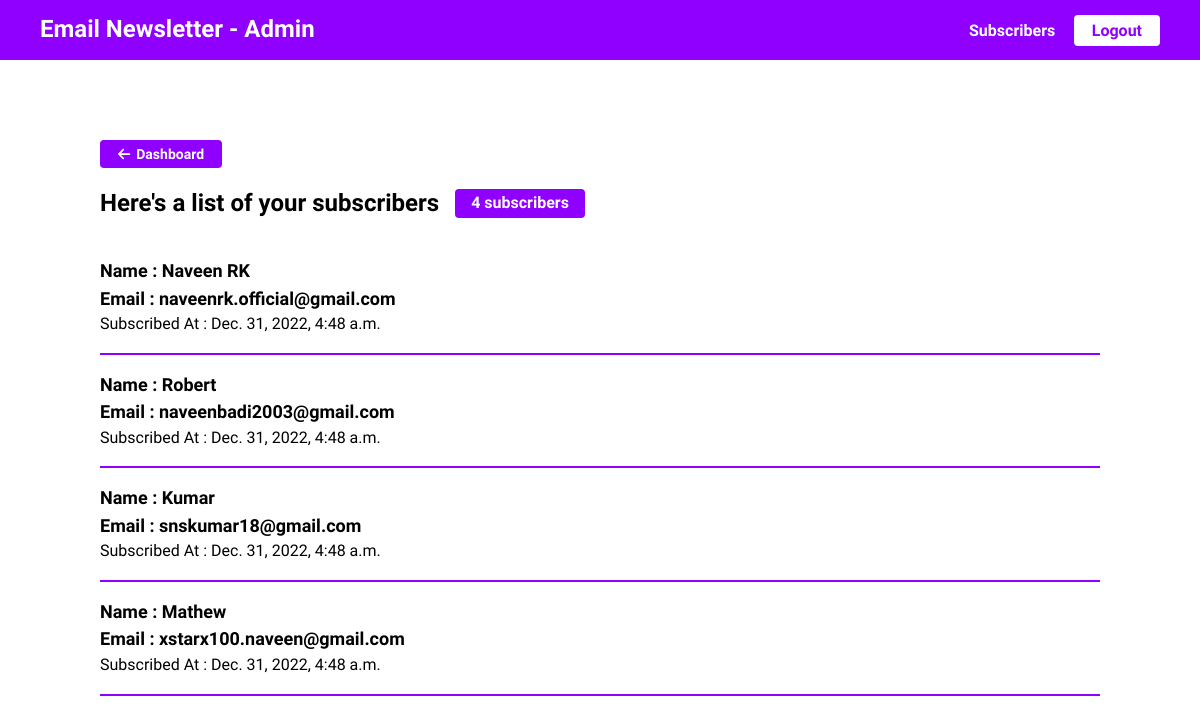
Page /me/dashboard/subscribers/ (signed in) on the committed database.
### emails/models.py (models this page shows, shortened)
class Profile(models.Model):
    email = models.EmailField(
        max_length=200, null=True, blank=True, unique=True)
    name = models.CharField(max_length=200, null=True, blank=True)
    createdAt = models.DateTimeField(default=timezone.now, blank=True)
    id = models.UUIDField(default=uuid.uuid4,
                          primary_key=True, unique=True, editable=False)

### emails/views.py (the view)
# urls.py: path("me/dashboard/subscribers/",getAllSubscribers,name = "all-subscribers"),
@login_required(login_url='admin-login')
def getAllSubscribers(req):
    context = {}
    try:
        subscribers = Profile.objects.all()
        context = {
            "subscribers": subscribers,
            "total_subscribers": subscribers.count()
        }
    except Exception as ex:
        pass
    context["path"] = req.path
    return render(req, 'emails/admin/subscribers.html', context)

### emails/templates/emails/admin/subscribers.html
{% extends 'main.html' %}
{% load static %}
{% block content %}
<main class="main">
    <a href="{% url 'admin-dashboard' %}" class="link" style="margin-bottom: 2rem;">
        <button class="btn btn-primary btn-flex"><i class="fa fa-arrow-left" aria-hidden="true"></i>Dashboard</button>
    </a>
    <div class="subscribers-header">
        <h3>Here's a list of your subscribers</h3>
        <p class="subscribers-header-total-subscribers"> {{total_subscribers}} subscribers</p>
    </div>
    <div class="subscribers-container">
        {% for subscriber in subscribers %}
        <div class="each-subscriber">
            <p class="each-subscriber-info">Name : {{subscriber.name}}</p>
            <p class="each-subscriber-info">Email : {{subscriber.email}}</p>
            <p>Subscribed At : {{subscriber.createdAt}}</p>
        </div>
        <hr class="each-subscrber-line-break">
        {% endfor %}
    </div>
</main>
{% endblock content %}

### static/css/global.css (style rules this page uses)
* { padding: 0; margin: 0; box-sizing: border-box; }
:root { --primary-color: #8f00ff; }
html { font-size: 62.5%; }
body { font-family: "Quicksand", sans-serif; line-height: 1.3; font-weight: 500; width: 100vw; }
h3 { font-size: 2.4rem; }
p { font-size: 1.6rem; }
button { font-family: "Quicksand", sans-serif; font-size: 1.4rem; }
.link { color: inherit; text-decoration: none; cursor: pointer; }
.btn { font-weight: 600; border-radius: 0.4rem; cursor: pointer; padding: 0.4rem 1.6rem; }
.btn-primary { background-color: var(--primary-color); color: white; border: 0.2rem solid var(--primary-color); }
.btn-flex { display: flex; align-items: center; justify-content: center; gap: 0.6rem; }
.main { width: 100rem; min-height: 80rem; margin: 8rem auto; display: flex; align-items: flex-start; justify-content: flex-start; flex-direction: column; }
.subscribers-container { width: 100%; min-height: 5rem; display: flex; flex-direction: column; align-items: flex-start; justify-content: flex-start; gap: 1.8rem; margin: 0 auto; }
.subscribers-header { margin-bottom: 4rem; display: flex; align-items: center; justify-content: flex-start; gap: 1.6rem; }
.subscribers-header-total-subscribers { font-weight: 600; background-color: var(--primary-color); padding: 0.4rem 1.6rem; display: inline-block; color: white; border-radius: 0.4rem; }
.each-subscriber { display: flex; flex-direction: column; align-items: flex-start; justify-content: flex-start; gap: 0.4rem; }
.each-subscrber-line-break { border: 0.2rem solid var(--primary-color); border-bottom-width: 0; border-left-width: 0; border-right-width: 0; width: 100%; }
.each-subscriber-info { font-size: 1.8rem; font-weight: 600; }

### rows in the picture
Profile: name "Naveen RK", email "naveenrk.official@gmail.com", createdAt "Dec. 31, 2022, 4:48 a.m."
Profile: name "Robert", email "naveenbadi2003@gmail.com", createdAt "Dec. 31, 2022, 4:48 a.m."
Profile: name "Kumar", email "snskumar18@gmail.com", createdAt "Dec. 31, 2022, 4:48 a.m."
Profile: name "Mathew", email "xstarx100.naveen@gmail.com", createdAt "Dec. 31, 2022, 4:48 a.m."

### other values in the picture
{{ total_subscribers }} "4"
